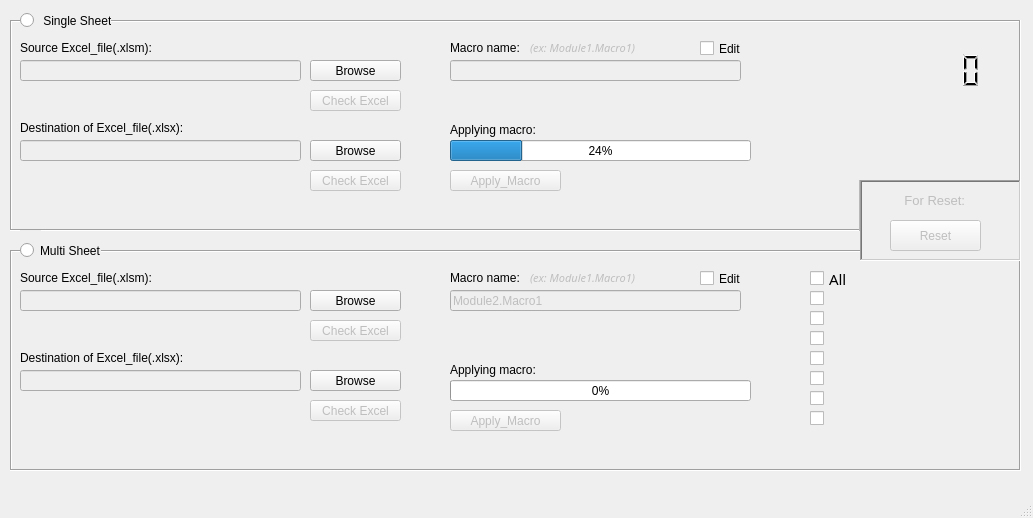
<?xml version="1.0" encoding="UTF-8"?>
<ui version="4.0">
 <class>MainWindow</class>
 <widget class="QMainWindow" name="MainWindow">
  <property name="geometry">
   <rect>
    <x>0</x>
    <y>0</y>
    <width>1033</width>
    <height>518</height>
   </rect>
  </property>
  <property name="sizePolicy">
   <sizepolicy hsizetype="Fixed" vsizetype="Fixed">
    <horstretch>0</horstretch>
    <verstretch>0</verstretch>
   </sizepolicy>
  </property>
  <property name="windowTitle">
   <string>MainWindow</string>
  </property>
  <property name="styleSheet">
   <string notr="true"/>
  </property>
  <widget class="QWidget" name="centralwidget">
   <property name="sizePolicy">
    <sizepolicy hsizetype="Ignored" vsizetype="Ignored">
     <horstretch>0</horstretch>
     <verstretch>0</verstretch>
    </sizepolicy>
   </property>
   <widget class="QFrame" name="frame">
    <property name="geometry">
     <rect>
      <x>10</x>
      <y>20</y>
      <width>1011</width>
      <height>211</height>
     </rect>
    </property>
    <property name="frameShape">
     <enum>QFrame::Box</enum>
    </property>
    <property name="frameShadow">
     <enum>QFrame::Sunken</enum>
    </property>
    <widget class="QLabel" name="label_7">
     <property name="geometry">
      <rect>
       <x>440</x>
       <y>100</y>
       <width>141</width>
       <height>20</height>
      </rect>
     </property>
     <property name="styleSheet">
      <string notr="true"/>
     </property>
     <property name="text">
      <string>Applying macro:</string>
     </property>
    </widget>
    <widget class="QPushButton" name="dest_btn">
     <property name="geometry">
      <rect>
       <x>300</x>
       <y>120</y>
       <width>91</width>
       <height>21</height>
      </rect>
     </property>
     <property name="cursor">
      <cursorShape>PointingHandCursor</cursorShape>
     </property>
     <property name="styleSheet">
      <string notr="true"/>
     </property>
     <property name="text">
      <string>Browse</string>
     </property>
    </widget>
    <widget class="QLineEdit" name="source_txt">
     <property name="enabled">
      <bool>false</bool>
     </property>
     <property name="geometry">
      <rect>
       <x>10</x>
       <y>40</y>
       <width>281</width>
       <height>21</height>
      </rect>
     </property>
     <property name="styleSheet">
      <string notr="true"/>
     </property>
    </widget>
    <widget class="QLabel" name="label">
     <property name="geometry">
      <rect>
       <x>10</x>
       <y>20</y>
       <width>221</width>
       <height>16</height>
      </rect>
     </property>
     <property name="styleSheet">
      <string notr="true"/>
     </property>
     <property name="text">
      <string>Source Excel_file(.xlsm):</string>
     </property>
    </widget>
    <widget class="QPushButton" name="source_btn">
     <property name="geometry">
      <rect>
       <x>300</x>
       <y>40</y>
       <width>91</width>
       <height>21</height>
      </rect>
     </property>
     <property name="cursor">
      <cursorShape>PointingHandCursor</cursorShape>
     </property>
     <property name="mouseTracking">
      <bool>true</bool>
     </property>
     <property name="styleSheet">
      <string notr="true"/>
     </property>
     <property name="text">
      <string>Browse</string>
     </property>
    </widget>
    <widget class="QLineEdit" name="dest_txt">
     <property name="enabled">
      <bool>false</bool>
     </property>
     <property name="geometry">
      <rect>
       <x>10</x>
       <y>120</y>
       <width>281</width>
       <height>21</height>
      </rect>
     </property>
     <property name="styleSheet">
      <string notr="true"/>
     </property>
    </widget>
    <widget class="QLabel" name="label_2">
     <property name="geometry">
      <rect>
       <x>10</x>
       <y>100</y>
       <width>231</width>
       <height>16</height>
      </rect>
     </property>
     <property name="styleSheet">
      <string notr="true"/>
     </property>
     <property name="text">
      <string>Destination of Excel_file(.xlsx):</string>
     </property>
    </widget>
    <widget class="QPushButton" name="check_btn_2">
     <property name="enabled">
      <bool>false</bool>
     </property>
     <property name="geometry">
      <rect>
       <x>300</x>
       <y>150</y>
       <width>91</width>
       <height>21</height>
      </rect>
     </property>
     <property name="text">
      <string>Check Excel</string>
     </property>
    </widget>
    <widget class="QLineEdit" name="macro_name">
     <property name="enabled">
      <bool>false</bool>
     </property>
     <property name="geometry">
      <rect>
       <x>440</x>
       <y>40</y>
       <width>291</width>
       <height>21</height>
      </rect>
     </property>
    </widget>
    <widget class="QLabel" name="label_6">
     <property name="geometry">
      <rect>
       <x>440</x>
       <y>20</y>
       <width>91</width>
       <height>16</height>
      </rect>
     </property>
     <property name="styleSheet">
      <string notr="true"/>
     </property>
     <property name="text">
      <string>Macro name:</string>
     </property>
    </widget>
    <widget class="QLCDNumber" name="lcdNumber">
     <property name="geometry">
      <rect>
       <x>770</x>
       <y>30</y>
       <width>201</width>
       <height>41</height>
      </rect>
     </property>
     <property name="frameShape">
      <enum>QFrame::NoFrame</enum>
     </property>
     <property name="frameShadow">
      <enum>QFrame::Plain</enum>
     </property>
     <property name="digitCount">
      <number>11</number>
     </property>
     <property name="mode">
      <enum>QLCDNumber::Hex</enum>
     </property>
    </widget>
    <widget class="QLabel" name="label_9">
     <property name="enabled">
      <bool>false</bool>
     </property>
     <property name="geometry">
      <rect>
       <x>520</x>
       <y>20</y>
       <width>141</width>
       <height>16</height>
      </rect>
     </property>
     <property name="font">
      <font>
       <family>Lucida Sans</family>
       <pointsize>8</pointsize>
       <weight>50</weight>
       <italic>true</italic>
       <bold>false</bold>
      </font>
     </property>
     <property name="text">
      <string>(ex: Module1.Macro1)</string>
     </property>
    </widget>
    <widget class="QProgressBar" name="pb">
     <property name="geometry">
      <rect>
       <x>440</x>
       <y>120</y>
       <width>301</width>
       <height>21</height>
      </rect>
     </property>
     <property name="cursor">
      <cursorShape>WaitCursor</cursorShape>
     </property>
     <property name="value">
      <number>24</number>
     </property>
     <property name="orientation">
      <enum>Qt::Horizontal</enum>
     </property>
     <property name="textDirection">
      <enum>QProgressBar::TopToBottom</enum>
     </property>
    </widget>
    <widget class="QPushButton" name="check_btn_1">
     <property name="enabled">
      <bool>false</bool>
     </property>
     <property name="geometry">
      <rect>
       <x>300</x>
       <y>70</y>
       <width>91</width>
       <height>21</height>
      </rect>
     </property>
     <property name="text">
      <string>Check Excel</string>
     </property>
    </widget>
    <widget class="QPushButton" name="ok_btn">
     <property name="enabled">
      <bool>false</bool>
     </property>
     <property name="geometry">
      <rect>
       <x>440</x>
       <y>150</y>
       <width>111</width>
       <height>21</height>
      </rect>
     </property>
     <property name="cursor">
      <cursorShape>PointingHandCursor</cursorShape>
     </property>
     <property name="styleSheet">
      <string notr="true"/>
     </property>
     <property name="text">
      <string>Apply_Macro</string>
     </property>
    </widget>
    <widget class="QCheckBox" name="checkBox">
     <property name="geometry">
      <rect>
       <x>690</x>
       <y>20</y>
       <width>41</width>
       <height>17</height>
      </rect>
     </property>
     <property name="cursor">
      <cursorShape>PointingHandCursor</cursorShape>
     </property>
     <property name="styleSheet">
      <string notr="true"/>
     </property>
     <property name="text">
      <string>Edit</string>
     </property>
    </widget>
    <widget class="QFrame" name="frame_3">
     <property name="geometry">
      <rect>
       <x>849</x>
       <y>160</y>
       <width>161</width>
       <height>80</height>
      </rect>
     </property>
     <property name="autoFillBackground">
      <bool>true</bool>
     </property>
     <property name="frameShape">
      <enum>QFrame::StyledPanel</enum>
     </property>
     <property name="frameShadow">
      <enum>QFrame::Raised</enum>
     </property>
    </widget>
   </widget>
   <widget class="QRadioButton" name="radioButton">
    <property name="geometry">
     <rect>
      <x>20</x>
      <y>10</y>
      <width>21</width>
      <height>21</height>
     </rect>
    </property>
    <property name="autoFillBackground">
     <bool>true</bool>
    </property>
    <property name="text">
     <string/>
    </property>
   </widget>
   <widget class="QFrame" name="frame_2">
    <property name="geometry">
     <rect>
      <x>10</x>
      <y>250</y>
      <width>1011</width>
      <height>221</height>
     </rect>
    </property>
    <property name="frameShape">
     <enum>QFrame::Box</enum>
    </property>
    <property name="frameShadow">
     <enum>QFrame::Sunken</enum>
    </property>
    <widget class="QCheckBox" name="checkBox_7">
     <property name="enabled">
      <bool>true</bool>
     </property>
     <property name="geometry">
      <rect>
       <x>800</x>
       <y>140</y>
       <width>121</width>
       <height>17</height>
      </rect>
     </property>
     <property name="cursor">
      <cursorShape>PointingHandCursor</cursorShape>
     </property>
     <property name="text">
      <string/>
     </property>
    </widget>
    <widget class="QCheckBox" name="checkBox_2">
     <property name="enabled">
      <bool>true</bool>
     </property>
     <property name="geometry">
      <rect>
       <x>800</x>
       <y>40</y>
       <width>121</width>
       <height>17</height>
      </rect>
     </property>
     <property name="cursor">
      <cursorShape>PointingHandCursor</cursorShape>
     </property>
     <property name="text">
      <string/>
     </property>
    </widget>
    <widget class="QCheckBox" name="checkBox_3">
     <property name="enabled">
      <bool>true</bool>
     </property>
     <property name="geometry">
      <rect>
       <x>800</x>
       <y>60</y>
       <width>121</width>
       <height>17</height>
      </rect>
     </property>
     <property name="cursor">
      <cursorShape>PointingHandCursor</cursorShape>
     </property>
     <property name="text">
      <string/>
     </property>
    </widget>
    <widget class="QCheckBox" name="checkBox_8">
     <property name="enabled">
      <bool>true</bool>
     </property>
     <property name="geometry">
      <rect>
       <x>800</x>
       <y>160</y>
       <width>121</width>
       <height>17</height>
      </rect>
     </property>
     <property name="cursor">
      <cursorShape>PointingHandCursor</cursorShape>
     </property>
     <property name="text">
      <string/>
     </property>
    </widget>
    <widget class="QCheckBox" name="checkBox_9">
     <property name="geometry">
      <rect>
       <x>800</x>
       <y>20</y>
       <width>101</width>
       <height>17</height>
      </rect>
     </property>
     <property name="font">
      <font>
       <family>Lucida Handwriting</family>
       <pointsize>11</pointsize>
       <weight>50</weight>
       <bold>false</bold>
      </font>
     </property>
     <property name="text">
      <string>All</string>
     </property>
    </widget>
    <widget class="QLabel" name="label_8">
     <property name="geometry">
      <rect>
       <x>440</x>
       <y>20</y>
       <width>91</width>
       <height>16</height>
      </rect>
     </property>
     <property name="styleSheet">
      <string notr="true"/>
     </property>
     <property name="text">
      <string>Macro name:</string>
     </property>
    </widget>
    <widget class="QPushButton" name="source_btn_2">
     <property name="geometry">
      <rect>
       <x>300</x>
       <y>40</y>
       <width>91</width>
       <height>21</height>
      </rect>
     </property>
     <property name="cursor">
      <cursorShape>PointingHandCursor</cursorShape>
     </property>
     <property name="mouseTracking">
      <bool>true</bool>
     </property>
     <property name="styleSheet">
      <string notr="true"/>
     </property>
     <property name="text">
      <string>Browse</string>
     </property>
    </widget>
    <widget class="QCheckBox" name="checkBox_4">
     <property name="enabled">
      <bool>true</bool>
     </property>
     <property name="geometry">
      <rect>
       <x>800</x>
       <y>80</y>
       <width>121</width>
       <height>17</height>
      </rect>
     </property>
     <property name="cursor">
      <cursorShape>PointingHandCursor</cursorShape>
     </property>
     <property name="text">
      <string/>
     </property>
    </widget>
    <widget class="QCheckBox" name="checkBox_6">
     <property name="enabled">
      <bool>true</bool>
     </property>
     <property name="geometry">
      <rect>
       <x>800</x>
       <y>120</y>
       <width>121</width>
       <height>17</height>
      </rect>
     </property>
     <property name="cursor">
      <cursorShape>PointingHandCursor</cursorShape>
     </property>
     <property name="text">
      <string/>
     </property>
    </widget>
    <widget class="QCheckBox" name="checkBox_5">
     <property name="enabled">
      <bool>true</bool>
     </property>
     <property name="geometry">
      <rect>
       <x>800</x>
       <y>100</y>
       <width>121</width>
       <height>17</height>
      </rect>
     </property>
     <property name="cursor">
      <cursorShape>PointingHandCursor</cursorShape>
     </property>
     <property name="text">
      <string/>
     </property>
    </widget>
    <widget class="QLabel" name="label_5">
     <property name="geometry">
      <rect>
       <x>10</x>
       <y>20</y>
       <width>221</width>
       <height>16</height>
      </rect>
     </property>
     <property name="styleSheet">
      <string notr="true"/>
     </property>
     <property name="text">
      <string>Source Excel_file(.xlsm):</string>
     </property>
    </widget>
    <widget class="QPushButton" name="check_btn_4">
     <property name="enabled">
      <bool>false</bool>
     </property>
     <property name="geometry">
      <rect>
       <x>300</x>
       <y>150</y>
       <width>91</width>
       <height>21</height>
      </rect>
     </property>
     <property name="text">
      <string>Check Excel</string>
     </property>
    </widget>
    <widget class="QPushButton" name="ok_btn_2">
     <property name="enabled">
      <bool>false</bool>
     </property>
     <property name="geometry">
      <rect>
       <x>440</x>
       <y>160</y>
       <width>111</width>
       <height>21</height>
      </rect>
     </property>
     <property name="cursor">
      <cursorShape>PointingHandCursor</cursorShape>
     </property>
     <property name="styleSheet">
      <string notr="true"/>
     </property>
     <property name="text">
      <string>Apply_Macro</string>
     </property>
    </widget>
    <widget class="QPushButton" name="dest_btn_2">
     <property name="geometry">
      <rect>
       <x>300</x>
       <y>120</y>
       <width>91</width>
       <height>21</height>
      </rect>
     </property>
     <property name="cursor">
      <cursorShape>PointingHandCursor</cursorShape>
     </property>
     <property name="styleSheet">
      <string notr="true"/>
     </property>
     <property name="text">
      <string>Browse</string>
     </property>
    </widget>
    <widget class="QLabel" name="label_10">
     <property name="enabled">
      <bool>false</bool>
     </property>
     <property name="geometry">
      <rect>
       <x>520</x>
       <y>20</y>
       <width>141</width>
       <height>16</height>
      </rect>
     </property>
     <property name="font">
      <font>
       <family>Lucida Sans</family>
       <pointsize>8</pointsize>
       <weight>50</weight>
       <italic>true</italic>
       <bold>false</bold>
      </font>
     </property>
     <property name="text">
      <string>(ex: Module1.Macro1)</string>
     </property>
    </widget>
    <widget class="QProgressBar" name="pb_2">
     <property name="geometry">
      <rect>
       <x>440</x>
       <y>130</y>
       <width>301</width>
       <height>21</height>
      </rect>
     </property>
     <property name="cursor">
      <cursorShape>WaitCursor</cursorShape>
     </property>
     <property name="value">
      <number>0</number>
     </property>
     <property name="orientation">
      <enum>Qt::Horizontal</enum>
     </property>
     <property name="textDirection">
      <enum>QProgressBar::TopToBottom</enum>
     </property>
    </widget>
    <widget class="QLabel" name="label_4">
     <property name="geometry">
      <rect>
       <x>10</x>
       <y>100</y>
       <width>231</width>
       <height>16</height>
      </rect>
     </property>
     <property name="styleSheet">
      <string notr="true"/>
     </property>
     <property name="text">
      <string>Destination of Excel_file(.xlsx):</string>
     </property>
    </widget>
    <widget class="QLabel" name="label_11">
     <property name="geometry">
      <rect>
       <x>440</x>
       <y>110</y>
       <width>141</width>
       <height>20</height>
      </rect>
     </property>
     <property name="styleSheet">
      <string notr="true"/>
     </property>
     <property name="text">
      <string>Applying macro:</string>
     </property>
    </widget>
    <widget class="QLineEdit" name="source_txt_2">
     <property name="enabled">
      <bool>false</bool>
     </property>
     <property name="geometry">
      <rect>
       <x>10</x>
       <y>40</y>
       <width>281</width>
       <height>21</height>
      </rect>
     </property>
     <property name="styleSheet">
      <string notr="true"/>
     </property>
    </widget>
    <widget class="QLineEdit" name="macro_name_2">
     <property name="enabled">
      <bool>false</bool>
     </property>
     <property name="geometry">
      <rect>
       <x>440</x>
       <y>40</y>
       <width>291</width>
       <height>21</height>
      </rect>
     </property>
     <property name="text">
      <string>Module2.Macro1</string>
     </property>
    </widget>
    <widget class="QPushButton" name="check_btn_3">
     <property name="enabled">
      <bool>false</bool>
     </property>
     <property name="geometry">
      <rect>
       <x>300</x>
       <y>70</y>
       <width>91</width>
       <height>21</height>
      </rect>
     </property>
     <property name="text">
      <string>Check Excel</string>
     </property>
    </widget>
    <widget class="QCheckBox" name="checkBox_10">
     <property name="geometry">
      <rect>
       <x>690</x>
       <y>20</y>
       <width>41</width>
       <height>17</height>
      </rect>
     </property>
     <property name="cursor">
      <cursorShape>PointingHandCursor</cursorShape>
     </property>
     <property name="styleSheet">
      <string notr="true"/>
     </property>
     <property name="text">
      <string>Edit</string>
     </property>
    </widget>
    <widget class="QLineEdit" name="dest_txt_2">
     <property name="enabled">
      <bool>false</bool>
     </property>
     <property name="geometry">
      <rect>
       <x>10</x>
       <y>120</y>
       <width>281</width>
       <height>21</height>
      </rect>
     </property>
     <property name="styleSheet">
      <string notr="true"/>
     </property>
    </widget>
   </widget>
   <widget class="QRadioButton" name="radioButton_2">
    <property name="geometry">
     <rect>
      <x>20</x>
      <y>230</y>
      <width>21</width>
      <height>41</height>
     </rect>
    </property>
    <property name="autoFillBackground">
     <bool>true</bool>
    </property>
    <property name="text">
     <string/>
    </property>
   </widget>
   <widget class="QLabel" name="label_12">
    <property name="geometry">
     <rect>
      <x>40</x>
      <y>240</y>
      <width>61</width>
      <height>21</height>
     </rect>
    </property>
    <property name="autoFillBackground">
     <bool>true</bool>
    </property>
    <property name="text">
     <string>Multi Sheet</string>
    </property>
   </widget>
   <widget class="QLabel" name="label_3">
    <property name="geometry">
     <rect>
      <x>40</x>
      <y>10</y>
      <width>71</width>
      <height>21</height>
     </rect>
    </property>
    <property name="autoFillBackground">
     <bool>true</bool>
    </property>
    <property name="text">
     <string> Single Sheet</string>
    </property>
   </widget>
   <widget class="QFrame" name="frame_4">
    <property name="geometry">
     <rect>
      <x>860</x>
      <y>180</y>
      <width>161</width>
      <height>81</height>
     </rect>
    </property>
    <property name="autoFillBackground">
     <bool>true</bool>
    </property>
    <property name="frameShape">
     <enum>QFrame::WinPanel</enum>
    </property>
    <property name="frameShadow">
     <enum>QFrame::Sunken</enum>
    </property>
    <widget class="QPushButton" name="reset_btn">
     <property name="enabled">
      <bool>false</bool>
     </property>
     <property name="geometry">
      <rect>
       <x>30</x>
       <y>40</y>
       <width>91</width>
       <height>31</height>
      </rect>
     </property>
     <property name="styleSheet">
      <string notr="true"/>
     </property>
     <property name="text">
      <string>Reset</string>
     </property>
    </widget>
    <widget class="QLabel" name="reset_lbl">
     <property name="enabled">
      <bool>false</bool>
     </property>
     <property name="geometry">
      <rect>
       <x>30</x>
       <y>10</y>
       <width>91</width>
       <height>21</height>
      </rect>
     </property>
     <property name="font">
      <font>
       <family>Leelawadee UI</family>
       <pointsize>10</pointsize>
       <weight>9</weight>
       <italic>false</italic>
       <bold>false</bold>
      </font>
     </property>
     <property name="styleSheet">
      <string notr="true">font: 75 10pt &quot;Leelawadee UI&quot;;</string>
     </property>
     <property name="text">
      <string>    For Reset:</string>
     </property>
    </widget>
   </widget>
  </widget>
  <widget class="QMenuBar" name="menubar">
   <property name="geometry">
    <rect>
     <x>0</x>
     <y>0</y>
     <width>1033</width>
     <height>21</height>
    </rect>
   </property>
  </widget>
  <widget class="QStatusBar" name="statusbar"/>
 </widget>
 <resources/>
 <connections/>
</ui>
